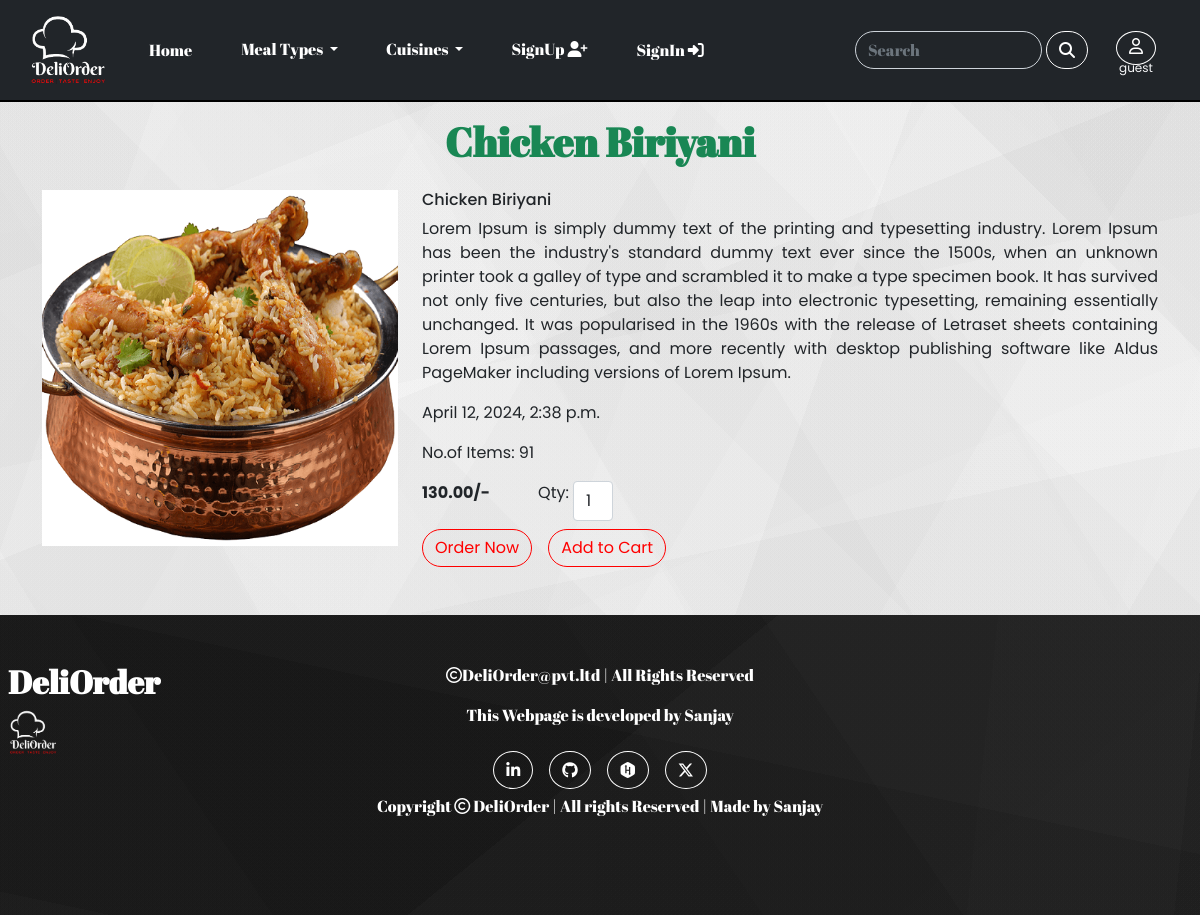
/detail/1, run on the app's committed database.
### food/models.py (models this page shows, shortened)
class FoodItems(models.Model):
    name=models.CharField(max_length=20,default='')
    desc=models.TextField(default='')
    mealType=models.ForeignKey(MealType,on_delete=models.CASCADE)
    cuisine=models.ForeignKey(CuisineType,on_delete=models.CASCADE)
    image=models.ImageField(upload_to='foodItems',null=True,blank=True)
    price=models.DecimalField(max_digits=10,decimal_places=2)
    stock=models.DecimalField(max_digits=3,decimal_places=0,default=0)
    date_added=models.DateTimeField(auto_now_add=True)
    is_today_special=models.BooleanField(default=False)

### food/views.py (the view)
# urls.py: path('detail/<int:id>',views.food_detail,name="detail"),
def food_detail(request,id):
    f=FoodItems.objects.get(id=id)
    return render(request,'detail.html',{'f':f})

### cart/content_processors.py (called while the page is built)
def count(request):
    if (request.user.id==None):
        user=None
    else:
        user = request.user
    cart=Cart.objects.filter(user=user)
    total=0
    for i in cart:
        total+=i.quantity
    return {'count':total}

### food/content_processors.py (called while the page is built)
def meal(request):
    m = MealType.objects.all()
    c = CuisineType.objects.all()
    if request.user.id==None :
        user=None
    else:
        user=request.user
    return {'m':m,'c':c,'user':user}

### templates/detail.html (shortened to what this page needs)
{% extends 'base.html' %}
{% load static %}
{% block content %}
<div class="container mb-5">
  <h1 class="text-center p-3 fw-bold text-success">{{f.name}}</h1>
  <div class="row my-2">
    <div class="col-4">
      <img src="{{f.image.url}}" width="100%">
    </div>
    <div class="col-8 d-grid align-items-center poppins-regular">
      <h6>{{f.name}}</h6>
      <p style="text-align:justify;">{{f.desc}}</p>
      <p>{{f.date_added}}</p>
      <p>No.of Items: {{f.stock}}</p>
        <form class="d-grid" method="POST" action="{% url 'cart:addcart' f.id %}">
          <div class="d-flex">
            <p class="fw-bold me-5">{{f.price}}/-</p>
            <label class="form-label me-1 mb-2">Qty:</label>
            <select name="qty" class="form-control select">
              <option value="1" selected>1</option>
            </select>
          </div>
          <div class="d-flex mt-2">
            <input type="submit" class="btn btn-outline-dark-purple me-3" name="order" value="Order Now">
            <input type="submit" class="btn btn-outline-dark-purple me-3" name="cart" value="Add to Cart">
          </div>
        </form>
    </div>
  </div>
</div>
{% endblock %}

### static/css/style.css (style rules this page uses)
.abril-fatface { font-family: "Abril Fatface", serif; font-weight: 400; font-style: normal; }
.poppins-regular { font-family: "Poppins", sans-serif; font-weight: 400; font-style: normal; }
body { background-image: linear-gradient(158deg, rgba(84, 84, 84, 0.03) 0%, rgba(84, 84, 84, 0.03) 20%,rgba(219, 219, 219, 0.03) 20%, rgba(219, 219, 219, 0.03) 40%,rgba(54, 54, 54, 0.03) 40%, rgba(54, 54, 54, 0.03) 60%,rgba(99, 99, 99, 0.03) 60%, rgba(99, 99, 99, 0.03) 80%,rgba(92, 92, 92, 0.03) 80%, rgba(92, 92, 92, 0.03) 100%),linear-gradient(45deg, rgba(221, 221, 221, 0.02) 0%, rgba(221, 221, 221, 0.02) 14.286%,rgba(8, 8, 8, 0.02) 14.286%, rgba(8, 8, 8, 0.02) 28.572%,rgba(52, 52, 52, 0.02) 28.572%, rgba(52, 52, 52, 0.02) 42.858%,rgba(234, 234, 234, 0.02) 42.858%, rgba(234, 234, 234, 0.02) 57.144%,rgba(81, 81, 81, 0.02) 57.144%, rgba(81, 81, 81, 0.02) 71.42999999999999%,rgba(239, 239, 239, 0.02) 71.43%, rgba(239, 239, 239, 0.02) 85.71600000000001%,rgba(187, 187, 187, 0.02) 85.716%, rgba(187, 187, 187, 0.02) 100.002%),linear-gradient(109deg, rgba(33, 33, 33, 0.03) 0%, rgba(33, 33, 33, 0.03) 12.5%,rgba(147, 147, 147, 0.03) 12.5%, rgba(147, 147, 147, 0.03) 25%,rgba(131, 131, 131, 0.03) 25%, rgba(131, 131, 131, 0.03) 37.5%,rgba(151, 151, 151, 0.03) 37.5%, rgba(151, 151, 151, 0.03) 50%,rgba(211, 211, 211, 0.03) 50%, rgba(211, 211, 211, 0.03) 62.5%,rgba(39, 39, 39, 0.03) 62.5%, rgba(39, 39, 39, 0.03) 75%,rgba(55, 55, 55, 0.03) 75%, rgba(55, 55, 55, 0.03) 87.5%,rgba(82, 82, 82, 0.03) 87.5%, rgba(82, 82, 82, 0.03) 100%),linear-gradient(348deg, rgba(42, 42, 42, 0.02) 0%, rgba(42, 42, 42, 0.02) 20%,rgba(8, 8, 8, 0.02) 20%, rgba(8, 8, 8, 0.02) 40%,rgba(242, 242, 242, 0.02) 40%, rgba(242, 242, 242, 0.02) 60%,rgba(42, 42, 42, 0.02) 60%, rgba(42, 42, 42, 0.02) 80%,rgba(80, 80, 80, 0.02) 80%, rgba(80, 80, 80, 0.02) 100%),linear-gradient(120deg, rgba(106, 106, 106, 0.03) 0%, rgba(106, 106, 106, 0.03) 14.286%,rgba(67, 67, 67, 0.03) 14.286%, rgba(67, 67, 67, 0.03) 28.572%,rgba(134, 134, 134, 0.03) 28.572%, rgba(134, 134, 134, 0.03) 42.858%,rgba(19, 19, 19, 0.03) 42.858%, rgba(19, 19, 19, 0.03) 57.144%,rgba(101, 101, 101, 0.03) 57.144%, rgba(101, 101, 101, 0.03) 71.42999999999999%,rgba(205, 205, 205, 0.03) 71.43%, rgba(205, 205, 205, 0.03) 85.71600000000001%,rgba(53, 53, 53, 0.03) 85.716%, rgba(53, 53, 53, 0.03) 100.002%),linear-gradient(45deg, rgba(214, 214, 214, 0.03) 0%, rgba(214, 214, 214, 0.03) 16.667%,rgba(255, 255, 255, 0.03) 16.667%, rgba(255, 255, 255, 0.03) 33.334%,rgba(250, 250, 250, 0.03) 33.334%, rgba(250, 250, 250, 0.03) 50.001000000000005%,rgba(231, 231, 231, 0.03) 50.001%, rgba(231, 231, 231, 0.03) 66.668%,rgba(241, 241, 241, 0.03) 66.668%, rgba(241, 241, 241, 0.03) 83.33500000000001%,rgba(31, 31, 31, 0.03) 83.335%, rgba(31, 31, 31, 0.03) 100.002%),linear-gradient(59deg, rgba(224, 224, 224, 0.03) 0%, rgba(224, 224, 224, 0.03) 12.5%,rgba(97, 97, 97, 0.03) 12.5%, rgba(97, 97, 97, 0.03) 25%,rgba(143, 143, 143, 0.03) 25%, rgba(143, 143, 143, 0.03) 37.5%,rgba(110, 110, 110, 0.03) 37.5%, rgba(110, 110, 110, 0.03) 50%,rgba(34, 34, 34, 0.03) 50%, rgba(34, 34, 34, 0.03) 62.5%,rgba(155, 155, 155, 0.03) 62.5%, rgba(155, 155, 155, 0.03) 75%,rgba(249, 249, 249, 0.03) 75%, rgba(249, 249, 249, 0.03) 87.5%,rgba(179, 179, 179, 0.03) 87.5%, rgba(179, 179, 179, 0.03) 100%),linear-gradient(241deg, rgba(58, 58, 58, 0.02) 0%, rgba(58, 58, 58, 0.02) 25%,rgba(124, 124, 124, 0.02) 25%, rgba(124, 124, 124, 0.02) 50%,rgba(254, 254, 254, 0.02) 50%, rgba(254, 254, 254, 0.02) 75%,rgba(52, 52, 52, 0.02) 75%, rgba(52, 52, 52, 0.02) 100%),linear-gradient(90deg, #ffffff,#ffffff); background-attachment:fixed; background-repeat:no-repeat; }
.select { width:40px; }
.btn-outline-dark-purple { color:red; border-color:red; border-radius:20px; }

### data on the page
FoodItems: name "Chicken Biriyani", image (picture), desc "Lorem Ipsum is simply dummy text of the printing and typesetting industry. Lorem Ipsum has been the industry's standard dummy text ever since the 1500s, when an unknown printer took a galley of type and scrambled it to make a type specimen book. It has survived not only five centuries, but also the leap into electronic typesetting, remaining essentially unchanged. It was popularised in the 1960s with the release of Letraset sheets containing Lorem Ipsum passages, and more recently with desktop publishing software like Aldus PageMaker including versions of Lorem Ipsum.", date_added "April 12, 2024, 2:38 p.m.", stock "91", price "130.00"
